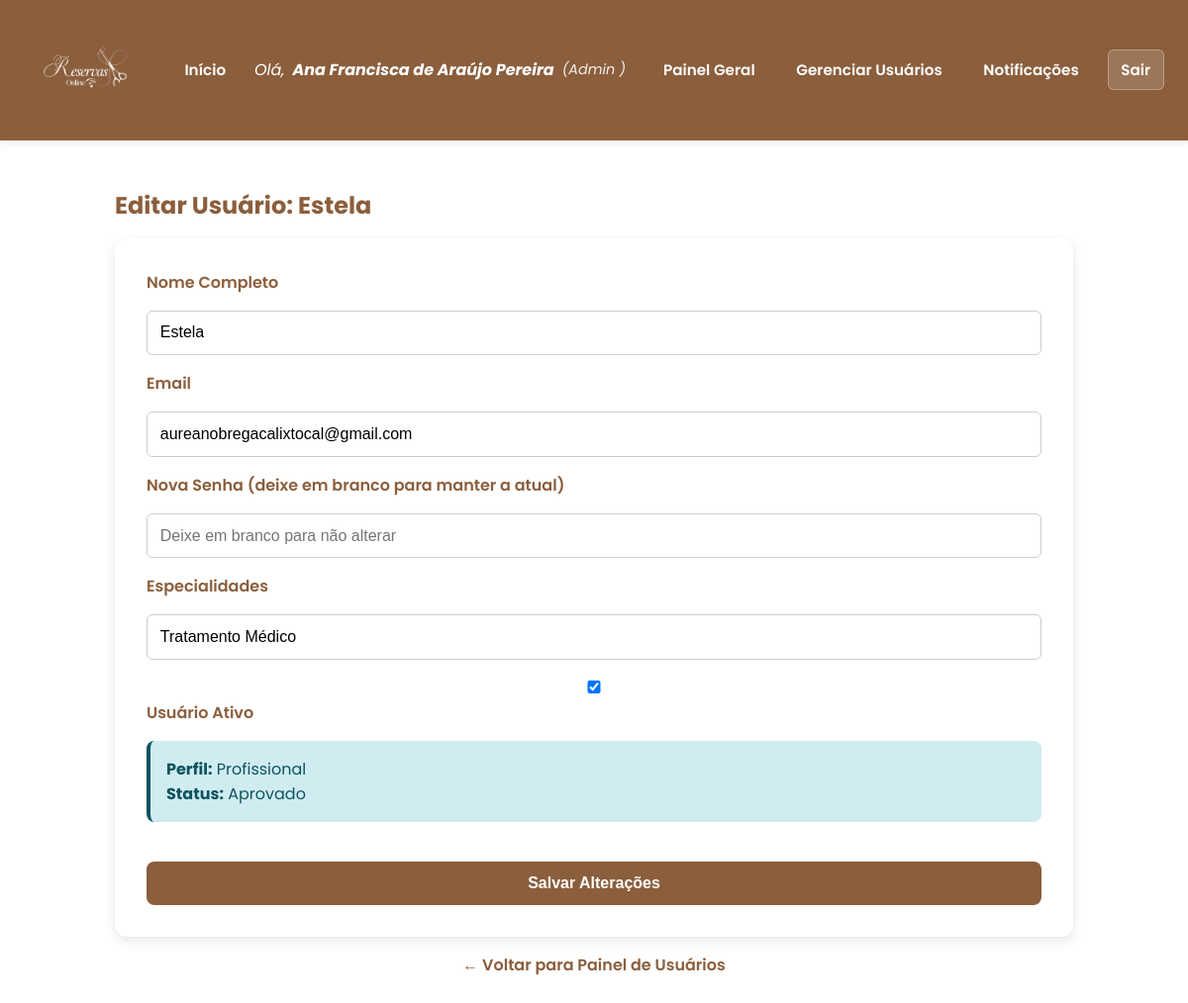
The app's page /admin/usuarios/editar/7 (signed in) with its own data.
### models.py (models this page shows)
class User(db.Model):
    __tablename__ = 'tb_usuarios'
    id = db.Column('usu_id', db.Integer, primary_key=True)
    nome = db.Column('usu_nome', db.String(200), nullable=False)
    email = db.Column('usu_email', db.String(200), unique=True, nullable=False)
    senha_hash = db.Column('usu_senha', db.String(200), nullable=False)
    perfil = db.Column(
        'usu_tipo',
        db.Enum('cliente', 'profissional', 'admin', name='perfil_enum'),
        nullable=False,
        default='cliente'
    )
    is_ativo = db.Column('usu_ativo', db.Boolean, nullable=False, default=True)
    cliente = db.relationship(
        'Cliente',
        uselist=False,
        back_populates='user',
        cascade='all, delete-orphan'
    )
    profissional = db.relationship(
        'Profissional',
        uselist=False,
        back_populates='user',
        cascade='all, delete-orphan'
    )
    administrador = db.relationship(
        'Administrador',
        uselist=False,
        back_populates='user',
        cascade='all, delete-orphan'
    )
    notificacoes = db.relationship(
        'Notificacao',
        back_populates='user',
        cascade='all, delete-orphan'
    )

class Profissional(db.Model):
    __tablename__ = 'tb_profissionais'
    id = db.Column('pro_id', db.Integer, primary_key=True)
    user_id = db.Column(
        'pro_usu_id',
        db.Integer,
        db.ForeignKey('tb_usuarios.usu_id'),
        unique=True
    )
    contato = db.Column('pro_contato', db.String(200))
    especialidades = db.Column('pro_especialidades', db.String(500))
    foto_perfil = db.Column('pro_foto_perfil', db.String(100))
    status = db.Column(
        'pro_status',
        db.Enum('pendente', 'aprovado', 'reprovado', name='status_prof_enum'),
        nullable=False,
        default='pendente'
    )
    user = db.relationship('User', back_populates='profissional')
    servicos = db.relationship(
        'Servico',
        back_populates='profissional',
        cascade='all, delete-orphan'
    )
    agendamentos = db.relationship(
        'Agendamento',
        back_populates='profissional',
        cascade='all, delete-orphan'
    )

### app.py (the view, shortened to what this page needs)
@app.route('/admin/usuarios/editar/<int:user_id>', methods=['GET', 'POST'])
@exige_login
@exige_admin
def editar_usuario(user_id):
    u = current_user()
    utarget = User.query.get_or_404(user_id)
    adminspadraoemails = [
        "anafrancisca@gmail.com",
        "estelaaurea@gmail.com",
        "mariajesus@gmail.com",
        "samarafernanda@gmail.com",
        "sthefdantas@gmail.com",
    ]
    if utarget.email in adminspadraoemails:
        flash("Não é possível editar administradores padrão.", "warning")
        return redirect(url_for('painel_usuarios'))
    return render_template('editar_usuario.html', user=u, usuario_editado=utarget)

### app.py (called while the page is built)
def current_user():
    uid = session.get('user_id')
    if not uid:
        return None
    return User.query.get(uid)

def exige_login(func):
    from functools import wraps
    @wraps(func)
    def wrapper(*args, **kwargs):
        if not current_user():
            return redirect(url_for('index'))
        return func(*args, **kwargs)
    return wrapper

def exige_admin(func):
    from functools import wraps
    @wraps(func)
    def wrap(*args, **kwargs):
        u = current_user()
        if not u or u.perfil != 'admin' or not u.administrador or u.administrador.status != 'aprovado':
            flash("Apenas administradores podem realizar esta ação.", "danger")
            return redirect(url_for('index'))
        return func(*args, **kwargs)
    return wrap

### templates/editar_usuario.html (shortened to what this page needs)
{% extends "base.html" %}
{% block content %}
  <div class="container">
    <h2>Editar Usuário: {{ usuario_editado.nome }}</h2>
    <form method="post" action="{{ url_for('editar_usuario', user_id=usuario_editado.id) }}">
      <label for="nome">Nome Completo</label>
      <input type="text" id="nome" name="nome" value="{{ usuario_editado.nome }}" required>
      <label for="email">Email</label>
      <input type="email" id="email" name="email" value="{{ usuario_editado.email }}" required>
      <label for="senha">Nova Senha (deixe em branco para manter a atual)</label>
      <input type="password" id="senha" name="senha" placeholder="Deixe em branco para não alterar">
      {% if usuario_editado.perfil == 'profissional' and usuario_editado.profissional %}
      <label for="especialidades">Especialidades</label>
      <input
        type="text"
        id="especialidades"
        name="especialidades"
        value="{{ usuario_editado.profissional.especialidades or '' }}"
        placeholder="Ex: Corte, Coloração, Manicure"
      >
      {% endif %}
      <label>
        <input type="checkbox" name="is_ativo" {% if usuario_editado.is_ativo %}checked{% endif %}>
        Usuário Ativo
      </label>
      <p class="info-text">
        <strong>Perfil:</strong> {{ usuario_editado.perfil|capitalize }}<br>
        {% if usuario_editado.perfil == 'profissional' and usuario_editado.profissional %}
        <strong>Status:</strong> {{ usuario_editado.profissional.status|capitalize }}<br>
        {% elif usuario_editado.perfil == 'admin' and usuario_editado.administrador %}
        <strong>Status:</strong> {{ usuario_editado.administrador.status|capitalize }}<br>
        {% endif %}
      </p>
      <button type="submit">Salvar Alterações</button>
    </form>
    <p class="link-text">
      <a href="{{ url_for('painel_usuarios') }}">← Voltar para Painel de Usuários</a>
    </p>
  </div>
{% endblock %}

### templates/base.html (shortened to what this page needs)
<!doctype html>
<html lang="pt-BR">
<head>
    <link rel="stylesheet" href="{{ url_for('static', filename='css/style.css') }}">
</head>
<body>
    <header>
        <div class="nav">
            <div class="nav-logo">
                <a href="{{ url_for('index') }}" class="logo-link">
                    <img src="{{ url_for('static', filename='imgs/Logo 1.png') }}" alt="Logo" class="logo-img">
                </a>
            </div>
            <div class="nav-links">
                <a href="{{ url_for('index') }}">Início</a>
                {% if user %}
                    <span class="user-info">
                        Olá, <strong>{{ user.nome }}</strong>
                        <span class="user-role">({{ user.perfil|capitalize }}
                        )</span>
                    </span>
                    {% if user.perfil == 'cliente' %}
                        <a href="{{ url_for('minhas_reservas') }}">Minhas Reservas</a>
                    {% elif user.perfil == 'profissional' %}
                        <a href="{{ url_for('dashboard_profissional') }}">Meus Agendamentos</a>
                    {% elif user.perfil == 'admin' %}
                        <a href="{{ url_for('dashboard_admin') }}">Painel Geral</a>
                        <a href="{{ url_for('painel_usuarios') }}">Gerenciar Usuários</a>
                    {% endif %}
                    <a href="{{ url_for('notificacoes') }}">Notificações</a>
                    <a href="{{ url_for('logout') }}" class="logout-btn">Sair</a>
                {% endif %}
            </div>
        </div>
    </header>
    <main>
        {% block content %}{% endblock %}
    </main>
</body>
</html>

### static/css/style.css (style rules this page uses)
* { margin: 0; padding: 0; box-sizing: border-box; }
:root { --cor-primaria: #8B5E3C; --cor-secundaria: #F4E1D2; --cor-destaque: #FF6B35; --cor-fundo: #f9f7f6; --cor-texto: #333; --cor-sucesso: #d4edda; --cor-perigo: #f8d7da; --cor-aviso: #fff3cd; --cor-info: #d1ecf1; }
body { font-family: 'Poppins'; color: var(--cor-texto); min-height: 100vh; background-image: url('../imgs/plano_de_fundo.jpg'); background-repeat: no-repeat; background-size: cover; background-position: center; background-attachment: fixed; }
.container { max-width: 1000px; margin: 2rem auto; padding: 1rem; }
.nav { background: var(--cor-primaria); color: #fff; padding: 0.8rem 1.5rem; display: flex; gap: 1.5rem; align-items: center; justify-content: space-between; box-shadow: 0 2px 8px rgba(0,0,0,0.1); }
.nav-logo { display: flex; align-items: center; }
.logo-link { display: flex; align-items: center; text-decoration: none; transition: transform 0.3s ease; outline: none; }
.logo-link, .logo-link:hover, .logo-link:focus, .logo-link:active { background: transparent !important; outline: none; box-shadow: none !important; }
.logo-img { background-color: transparent; max-height: 100px; width: auto; object-fit: contain; filter: brightness(0) invert(1); image-rendering: auto; }
.nav-links { display: flex; gap: 1rem; align-items: center; flex-wrap: wrap; flex: 1; justify-content: flex-end; }
.nav a { color: #fff; text-decoration: none; font-weight: 600; padding: 0.5rem 0.8rem; border-radius: 6px; transition: background 0.3s; font-size: 0.95rem; }
.nav .user-info { margin-right: auto; font-style: italic; display: flex; align-items: center; gap: 0.5rem; flex-wrap: wrap; }
.nav .user-info strong { font-weight: 700; color: #fff; }
.nav .user-role { font-size: 0.9rem; opacity: 0.9; }
.nav .logout-btn { background: rgba(255, 255, 255, 0.15); border: 1px solid rgba(255, 255, 255, 0.3); }
button, .btn { background: var(--cor-primaria); color: #fff; border: none; padding: 0.8rem 1.2rem; border-radius: 8px; font-size: 1rem; font-weight: bold; cursor: pointer; transition: transform 0.2s, background 0.3s; }
form { background: #fff; padding: 2rem; border-radius: 12px; box-shadow: 0 4px 12px rgba(0,0,0,0.1); display: flex; flex-direction: column; gap: 1rem; }
.info-text { background: var(--cor-info); color: #0c5460; padding: 1rem; border-radius: 8px; margin-bottom: 1.5rem; border-left: 4px solid #0c5460; }
.link-text { text-align: center; margin-top: 1rem; color: #666; }
.link-text a { color: var(--cor-primaria); font-weight: 600; }
input, select { width: 100%; padding: 0.8rem; border-radius: 6px; border: 1px solid #ccc; font-size: 1rem; transition: border-color 0.3s, box-shadow 0.3s; }
label { font-weight: 600; color: var(--cor-primaria); }
h1, h2, h3 { color: var(--cor-primaria); margin-bottom: 1rem; }
a { text-decoration: none; color: #0066cc; }

### records on screen
User: nome "Ana Francisca de Araújo Pereira", perfil "Admin"
User: nome "Estela", email "aureanobregacalixtocal@gmail.com", usu_ativo "☑", perfil "Profissional"
Profissional: especialidades "Tratamento Médico", profissional.status "Aprovado"
